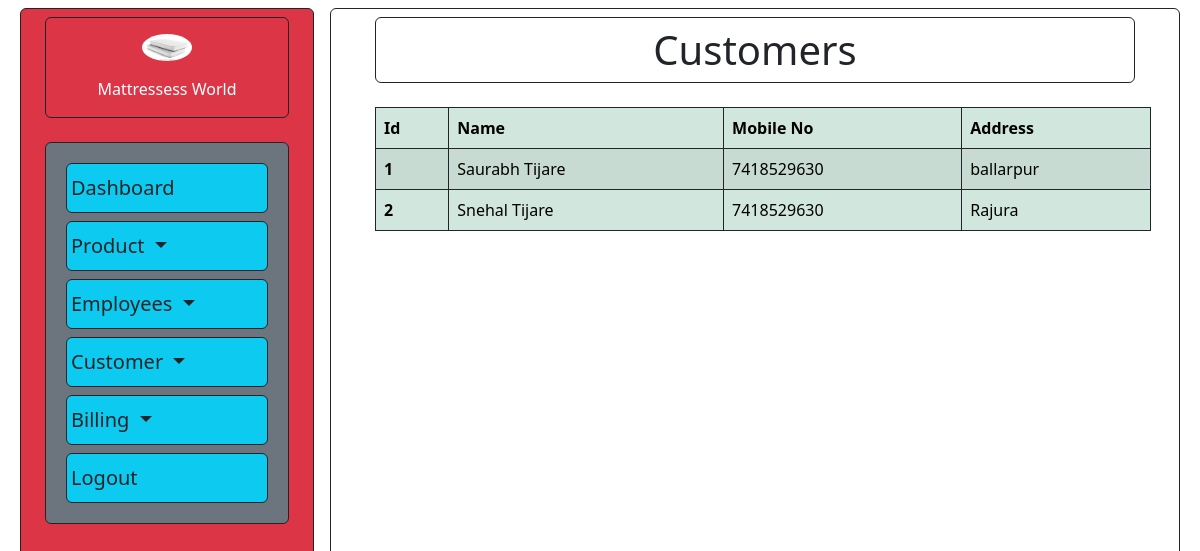
Before: /customer/ (signed in) with the older database file.
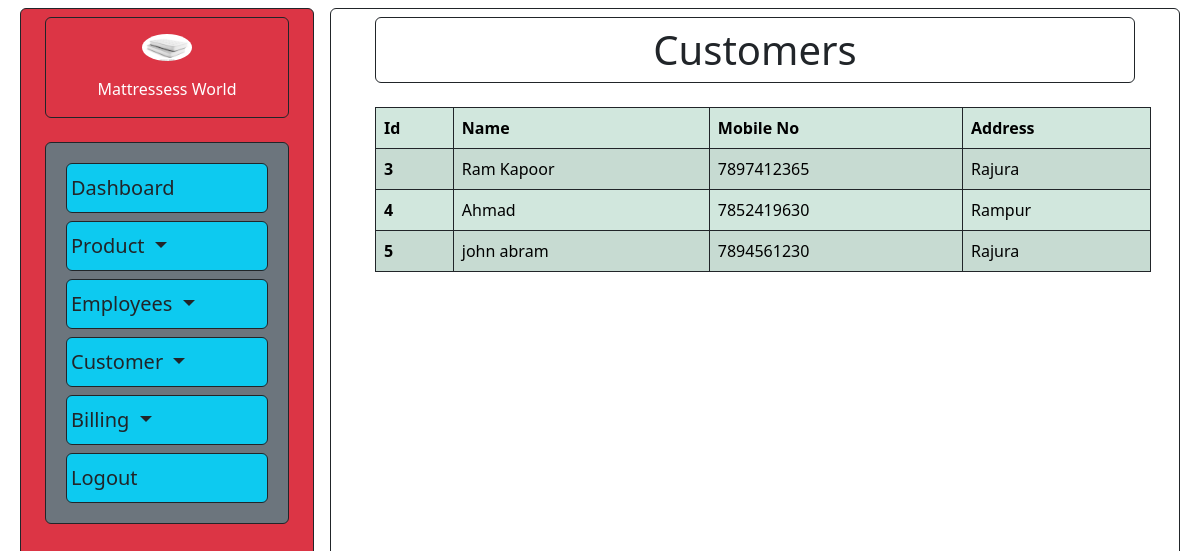
After: the same page with the newer database file.
### app/models.py (models this page shows, shortened)
class Customer(models.Model):
    customer_id = models.AutoField(primary_key=True)
    customer_name = models.CharField(max_length=100)
    customer_mob_no = models.CharField(max_length=10)
    customer_address = models.TextField()

### app/views.py (the view)
# urls.py: path('customer/',views.customer,name='customer'),
@login_required(login_url='login')
def customer(request):
    customer = Customer.objects.all()
    return render(request,'customers.html',context={'customer':customer})

### templates/customers.html (shortened to what this page needs)
{% extends 'base.html' %}
{% load static %}
{% block body %}
<div class="container">
    <h1 class="font-weight-bold text-center m-2 p-2 border border-dark rounded">Customers</h1>
    <table class="table table-success table-striped table-bordered border-dark m-2 mt-4">
        <thead>
          <tr>
            <th scope="col">Id</th>
            <th scope="col">Name</th>
            <th scope="col">Mobile No</th>
            <th scope="col">Address</th>
          </tr>
        </thead>
        <tbody>
          {% for c in customer %}
          <tr>
            <th scope="row">{{c.customer_id}}</th>
            <td>{{c.customer_name}}</td>
            <td>{{c.customer_mob_no}}</td>
            <td>{{c.customer_address}}</td>
          </tr>
          {% endfor %}
        </tbody>
      </table>
</div>
{% endblock body %}

Changed rows visible on the page:
removed Customer: customer_id "1", customer_name "Saurabh Tijare", customer_mob_no "7418529630", customer_address "ballarpur"
removed Customer: customer_id "2", customer_name "Snehal Tijare", customer_mob_no "7418529630", customer_address "Rajura"
added Customer: customer_id "3", customer_name "Ram Kapoor", customer_mob_no "7897412365", customer_address "Rajura"
added Customer: customer_id "4", customer_name "Ahmad", customer_mob_no "7852419630", customer_address "Rampur"
added Customer: customer_id "5", customer_name "john abram", customer_mob_no "7894561230", customer_address "Rajura"
